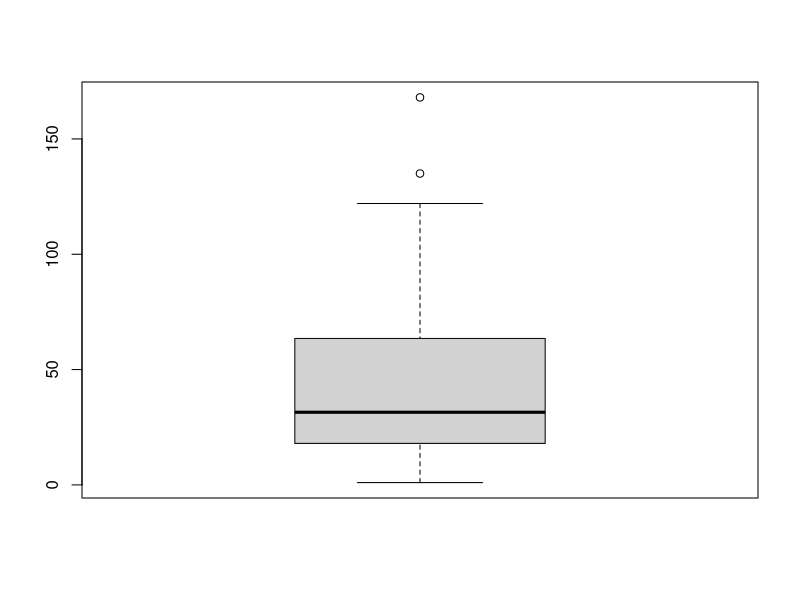
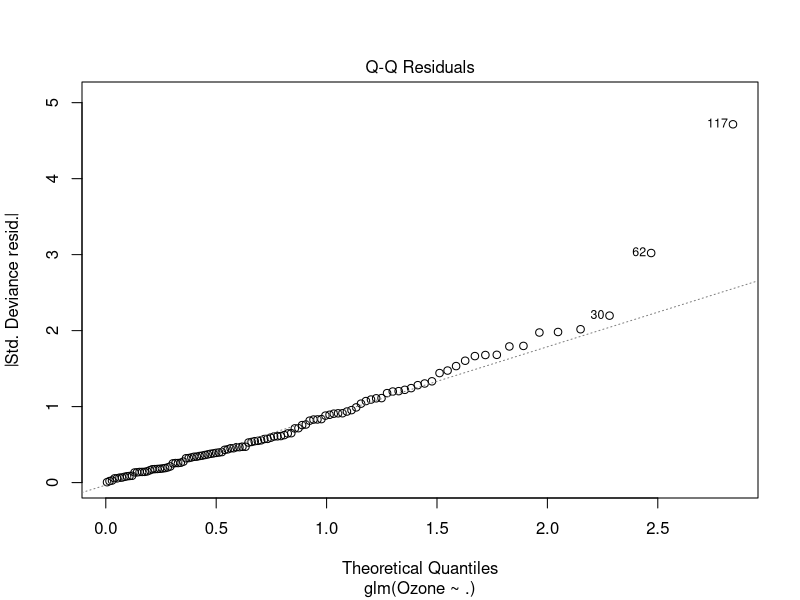

Generate these figures, in order, with R: (Note: this script raises an error after producing the figures.)
# QUESTION 1

# part a
head(airquality)
boxplot(airquality$Ozone)

# part b
df.glm <- glm(Ozone~., data = airquality)
plot(df.glm, which=2) # q-q plot

# part c
uva.pairs(airquality[,c("Ozone", "Solar.R", "Wind", "Temp", "Month", "Day")])

# part d
pred.pca <- princomp(na.omit(airquality[,c("Ozone","Solar.R", "Wind", "Temp", "Month", "Day")]), cor = T ) # calculate principal components
biplot(pred.pca) # graph biplot

# part e
loadings(pred.pca) # Ozone and temp have high loadings in component 1 and low (or no) loadings in component 2

# part f - about 3.5

# part g
aq.lm <- lm(Ozone~., data=airquality)

# part h
summary(aq.lm) # suggests that model is significant - all predictors can be used to predict ozone

# part i - does this mean make conclusions based on the parts visible?


# part j - non-constant variance, not normal, no outliers which is good
  # for non-constant variance ?
  # for non-normality, transform based on box-cox plot

# part k: Ozone = b0 + b1*S + b2*T + b3+M + b4*D + b5*S*W + b6*S*T ...

# part l
aq.interactions <- lm(Ozone~ Solar.R + Wind + Temp + Month + Day + (Solar.R + Wind + Temp + Month + Day)^2, data = airquality)
summary(aq.interactions)

# part m: hypothesis = (null) the smaller model is better (alt) the larger model is significantly better

# part n:
anova(aq.lm,aq.interactions) 

# part o: significant at 0.05 level, use the larger model (interactions plot)


# QUESTION 2

# a: prestige = -6.0647 +  0.5987 * income + 0.5458 * education
# b: n - k - 1 = 42, n = 45 total observations
# c: ?
# d: 13.37 - residual standard error ?
# e: job.lm <- lm(prestige ~ education + income + type.bc + type.wc, data = USCensus)
# f: run a partial f-test with the model and without it - anova(original.lm, job.lm)
# g: it's a lm so could bootstrap parameters, residuals, or observations - could be used to get CI since we don't know distributions


# QUESTION 3

# a: 
df.glm.main <- glm(log(Kyphosis)~., data = df, family = binomial)

# b: use model utility test
df.null <- glm(log(Kyphosis)~1, data = df, family = binomial)
anova(df.null, df.glm.main, test = "Chi") # using Chi2 statistic

# c: The larger model is significantly better than the null model (proportional model)
# d: create interaction model and run partial F test??


